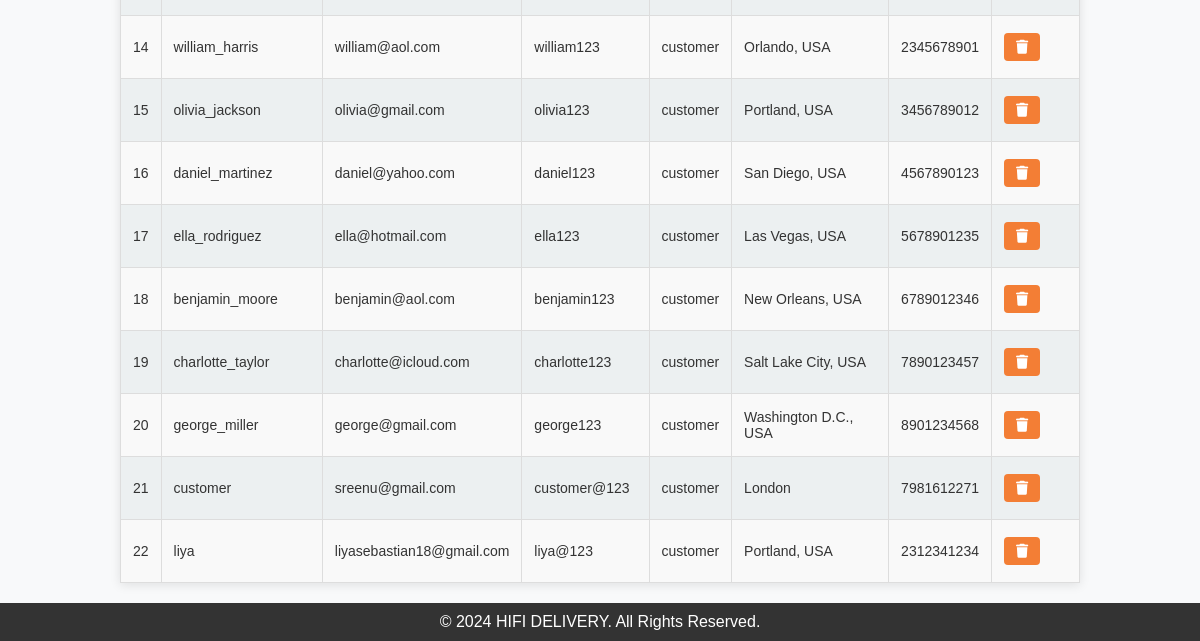
Before: /manageuser (lower part) with the older database file.
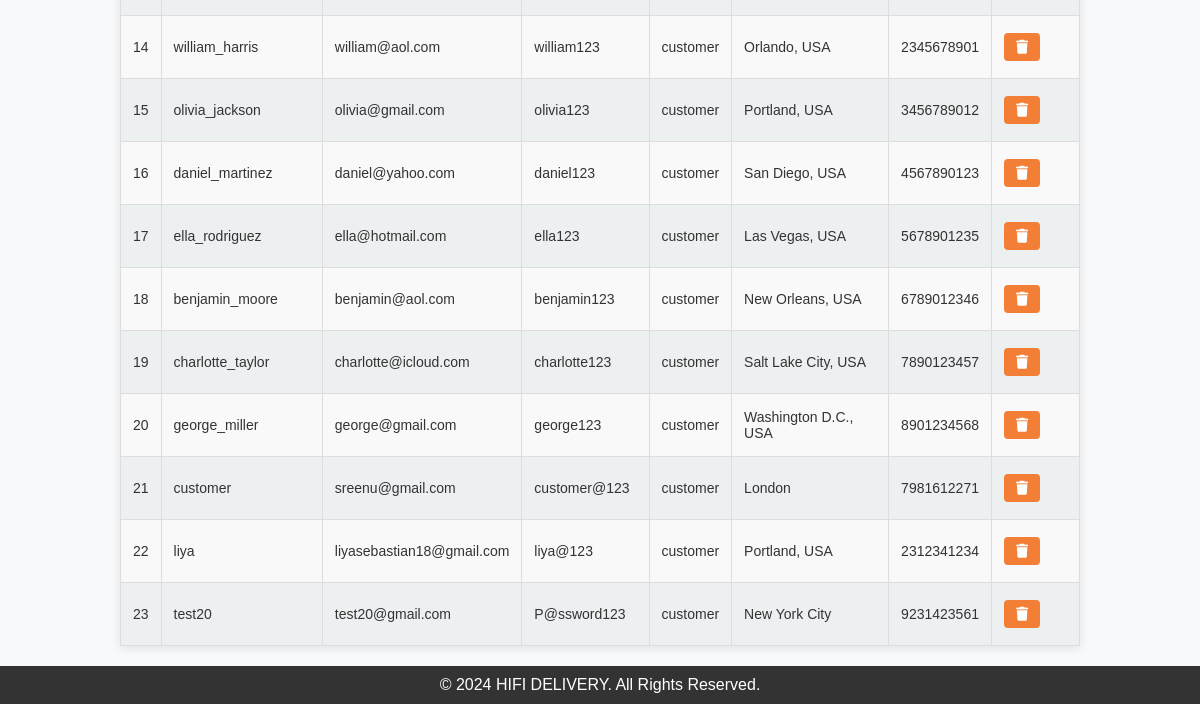
After: the same page with the newer database file.
### tables this page shows
CREATE TABLE "users" (
	"id"	INTEGER,
	"username"	TEXT NOT NULL UNIQUE,
	"email"	TEXT NOT NULL UNIQUE,
	"password"	TEXT NOT NULL,
	"role"	TEXT NOT NULL,
	"location"	TEXT,
	"contact"	TEXT,
	"approved"	INTEGER NOT NULL DEFAULT 0,
	PRIMARY KEY("id" AUTOINCREMENT)
);

### mergedapp.py (the view)
@app.route('/manageuser')
def view_users_agents():
    users = get_all_users()
    agents = get_all_delivery_agents()
    return render_template('manageuser.html', users=users, agents=agents)

### mergedapp.py (called while the page is built)
def get_all_users():
    conn = sqlite3.connect(DATABASE)
    cursor = conn.cursor()
    cursor.execute("SELECT * FROM users")
    users = cursor.fetchall()  # Fetch all rows
    conn.close()
    return users

def get_all_delivery_agents():
    conn = sqlite3.connect(DATABASE)
    cursor = conn.cursor()
    cursor.execute("SELECT * FROM Delivery_Agent")
    agents = cursor.fetchall()  # Fetch all rows
    conn.close()
    return agents

### templates/manageuser.html (shortened to what this page needs)
<!DOCTYPE html>
<html lang="en">
<head>
    <link href="https://cdnjs.cloudflare.com/ajax/libs/font-awesome/6.5.0/css/all.min.css" rel="stylesheet">
</head>
<body>
        <div class="container">
            <div class="form-container">
                <form action="/delete_user" method="POST">
                    <table>
                        <tbody>
                            {% for user in users %}
                            <tr>
                                <td>{{ user[0] }}</td>
                                <td>{{ user[1] }}</td>
                                <td>{{ user[2] }}</td>
                                <td>{{ user[3] }}</td>
                                <td>{{ user[4] }}</td>
                                <td>{{ user[5] }}</td>
                                <td>{{ user[6] }}</td>
                                <td>
                                    <form action="/delete_user" method="POST" class="delete-form">
                                        <button type="submit" class="delete-btn" onclick="return confirm('Are you sure you want to delete this user?');">
                                            <i class="fas fa-trash" title="Delete User"></i>
                                        </button>
                                    </form>
                                </td>
                            </tr>
                            {% endfor %}
                        </tbody>
                    </table>
                </form>
            </div>
        </div>
        <footer>
            <p>&copy; 2024 HIFI DELIVERY. All Rights Reserved.</p>
        </footer>
</body>
</html>

### templates/manageuser.html (style rules this page uses)
* { margin: 0; padding: 0; box-sizing: border-box; font-family: Arial, sans-serif; }
body { background-color: #f8f9fa; color: #333; display: flex; flex-direction: column; min-height: 100vh; font-size: 1rem; }
table { width: 80%; margin: 20px auto; border-collapse: collapse; background-color: #fff; box-shadow: 0 2px 10px rgba(0, 0, 0, 0.1); }
footer { background: #333; color: white; text-align: center; padding: 10px; }
footer p { margin: 0; }

Changed rows visible on the page:
added users: id "23", username "test20", email "test20@gmail.com", password "P@ssword123", role "customer", location "New York City", contact "9231423561"
